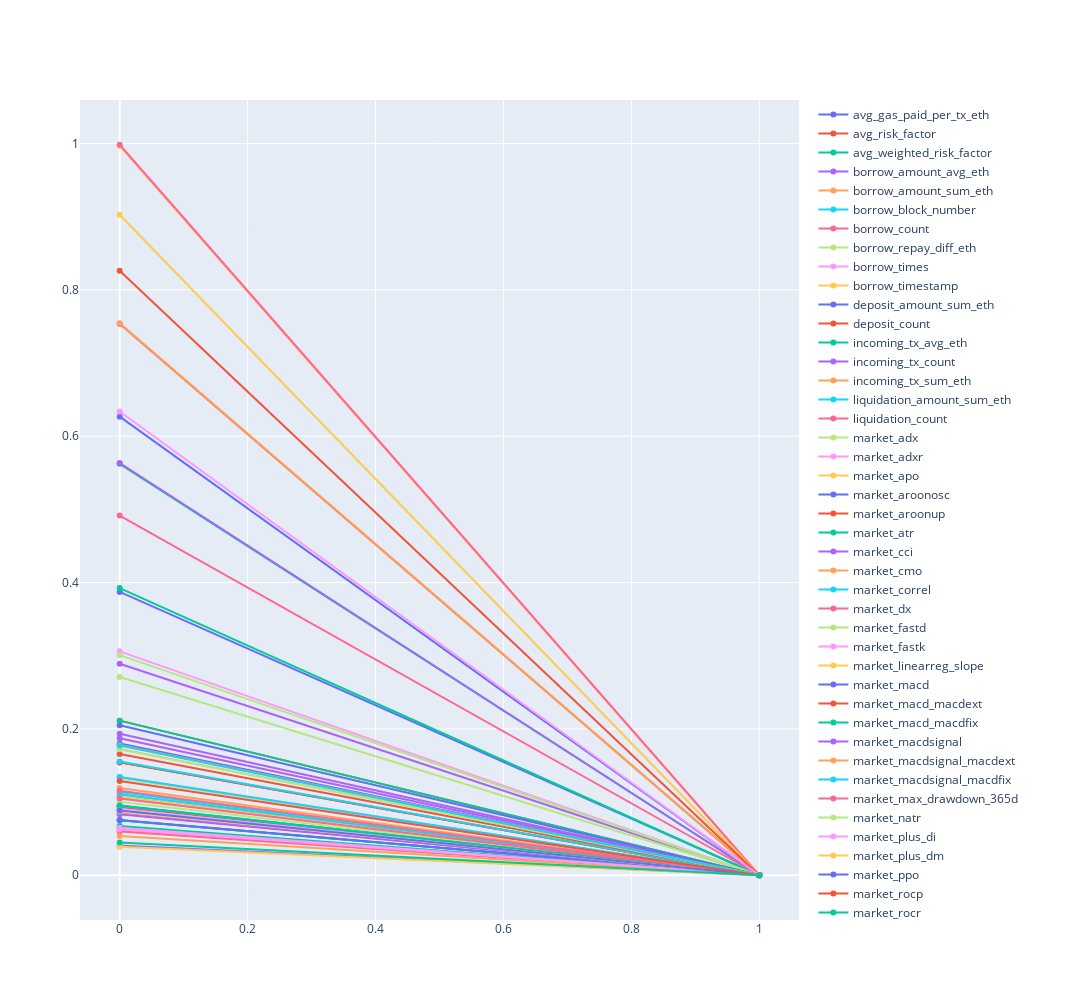

Notebook code cell kept with this figure:
### Code cell
fig = go.Figure()
for column in X.select_dtypes(include=np.float64):
    fig.add_trace(go.Scatter(y=kstests[column][2], name=column))
fig.update_layout(width=2000, height=1000)
fig

### Figure 1 — Plotly figure (JSON) as saved in the notebook; plotly's stock layout.template omitted (floating-point values rounded to 4 significant figures)
{"data": [{"name": "avg_gas_paid_per_tx_eth", "type": "scatter", "y": [0.3872, 0]}, {"name": "avg_risk_factor", "type": "scatter", "y": [0.7536, 0]}, {"name": "avg_weighted_risk_factor", "type": "scatter", "y": [0.5622, 0]}, {"name": "borrow_amount_avg_eth", "type": "scatter", "y": [0.1935, 0]}, {"name": "borrow_amount_sum_eth", "type": "scatter", "y": [0.1725, 0]}, {"name": "borrow_block_number", "type": "scatter", "y": [0.1137, 0]}, {"name": "borrow_count", "type": "scatter", "y": [0.0938, 0]}, {"name": "borrow_repay_diff_eth", "type": "scatter", "y": [0.1324, 0]}, {"name": "borrow_times", "type": "scatter", "y": [0.1342, 0]}, {"name": "borrow_timestamp", "type": "scatter", "y": [0.11, 0]}, {"name": "deposit_amount_sum_eth", "type": "scatter", "y": [0.08975, 0]}, {"name": "deposit_count", "type": "scatter", "y": [0.1545, 0]}, {"name": "incoming_tx_avg_eth", "type": "scatter", "y": [0.1067, 0]}, {"name": "incoming_tx_count", "type": "scatter", "y": [0.289, 0]}, {"name": "incoming_tx_sum_eth", "type": "scatter", "y": [0.06145, 2.581e-194]}, {"name": "liquidation_amount_sum_eth", "type": "scatter", "y": [0.06481, 3.706e-216]}, {"name": "liquidation_count", "type": "scatter", "y": [0.0597, 2.105e-183]}, {"name": "market_adx", "type": "scatter", "y": [0.2708, 0]}, {"name": "market_adxr", "type": "scatter", "y": [0.3059, 0]}, {"name": "market_apo", "type": "scatter", "y": [0.09361, 0]}, {"name": "market_aroonosc", "type": "scatter", "y": [0.18, 0]}, {"name": "market_aroonup", "type": "scatter", "y": [0.1542, 0]}, {"name": "market_atr", "type": "scatter", "y": [0.3924, 0]}, {"name": "market_cci", "type": "scatter", "y": [0.1872, 0]}, {"name": "market_cmo", "type": "scatter", "y": [0.1192, 0]}, {"name": "market_correl", "type": "scatter", "y": [0.1554, 0]}, {"name": "market_dx", "type": "scatter", "y": [0.08451, 0]}, {"name": "market_fastd", "type": "scatter", "y": [0.1005, 0]}, {"name": "market_fastk", "type": "scatter", "y": [0.0925, 0]}, {"name": "market_linearreg_slope", "type": "scatter", "y": [0.1067, 0]}, {"name": "market_macd", "type": "scatter", "y": [0.07526, 2.231e-291]}, {"name": "market_macd_macdext", "type": "scatter", "y": [0.09361, 0]}, {"name": "market_macd_macdfix", "type": "scatter", "y": [0.07526, 2.231e-291]}, {"name": "market_macdsignal", "type": "scatter", "y": [0.09494, 0]}, {"name": "market_macdsignal_macdext", "type": "scatter", "y": [0.08395, 0]}, {"name": "market_macdsignal_macdfix", "type": "scatter", "y": [0.09494, 0]}, {"name": "market_max_drawdown_365d", "type": "scatter", "y": [0.4915, 0]}, {"name": "market_natr", "type": "scatter", "y": [0.3008, 0]}, {"name": "market_plus_di", "type": "scatter", "y": [0.09022, 0]}, {"name": "market_plus_dm", "type": "scatter", "y": [0.9968, 0]}, {"name": "market_ppo", "type": "scatter", "y": [0.07553, 1.632e-293]}, {"name": "market_rocp", "type": "scatter", "y": [0.2113, 0]}, {"name": "market_rocr", "type": "scatter", "y": [0.2113, 0]}, {"name": "max_eth_ever", "type": "scatter", "y": [0.04069, 2.099e-85]}, {"name": "max_risk_factor", "type": "scatter", "y": [0.7544, 0]}, {"name": "min_eth_ever", "type": "scatter", "y": [0.1344, 0]}, {"name": "net_incoming_tx_count", "type": "scatter", "y": [0.9983, 0]}, {"name": "outgoing_tx_avg_eth", "type": "scatter", "y": [0.08737, 0]}, {"name": "outgoing_tx_count", "type": "scatter", "y": [0.06286, 2.511e-203]}, {"name": "outgoing_tx_sum_eth", "type": "scatter", "y": [0.03885, 7.158e-78]}, {"name": "repay_amount_avg_eth", "type": "scatter", "y": [0.2051, 0]}, {"name": "repay_amount_sum_eth", "type": "scatter", "y": [0.1657, 0]}, {"name": "repay_count", "type": "scatter", "y": [0.06746, 3.834e-234]}, {"name": "risk_factor", "type": "scatter", "y": [0.5634, 0]}, {"name": "risk_factor_above_threshold_daily_count", "type": "scatter", "y": [0.05349, 2.601e-147]}, {"name": "risky_sum_outgoing_amount_eth", "type": "scatter", "y": [0.1107, 0]}, {"name": "risky_tx_count", "type": "scatter", "y": [0.105, 0]}, {"name": "risky_unique_contract_count", "type": "scatter", "y": [0.172, 0]}, {"name": "time_since_first_deposit", "type": "scatter", "y": [0.06487, 1.634e-216]}, {"name": "time_since_last_liquidated", "type": "scatter", "y": [0.9025, 0]}, {"name": "total_available_borrows_avg_eth", "type": "scatter", "y": [0.6267, 0]}, {"name": "total_available_borrows_eth", "type": "scatter", "y": [0.8262, 0]}, {"name": "total_balance_eth", "type": "scatter", "y": [0.09541, 0]}, {"name": "total_collateral_avg_eth", "type": "scatter", "y": [0.08347, 0]}, {"name": "total_collateral_eth", "type": "scatter", "y": [0.1781, 0]}, {"name": "total_gas_paid_eth", "type": "scatter", "y": [0.1772, 0]}, {"name": "ts_diff_risky_tx", "type": "scatter", "y": [0.1156, 0]}, {"name": "ts_diff_tx", "type": "scatter", "y": [0.08852, 0]}, {"name": "unique_borrow_protocol_count", "type": "scatter", "y": [0.6337, 0]}, {"name": "unique_lending_protocol_count", "type": "scatter", "y": [0.08753, 0]}, {"name": "wallet_age", "type": "scatter", "y": [0.0884, 0]}, {"name": "withdraw_amount_sum_eth", "type": "scatter", "y": [0.1288, 0]}, {"name": "withdraw_deposit_diff_if_positive_eth", "type": "scatter", "y": [0.0446, 1.54e-102]}], "layout": {"height": 1000, "width": 2000}}
